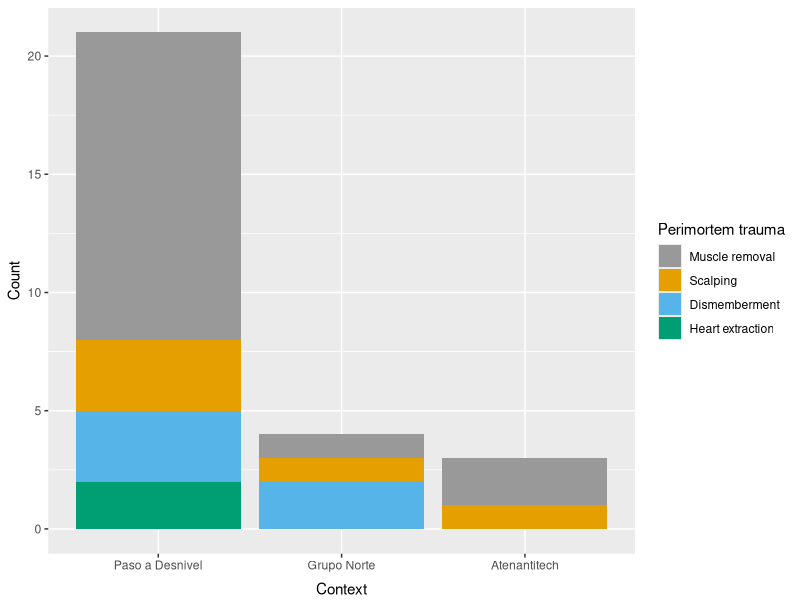
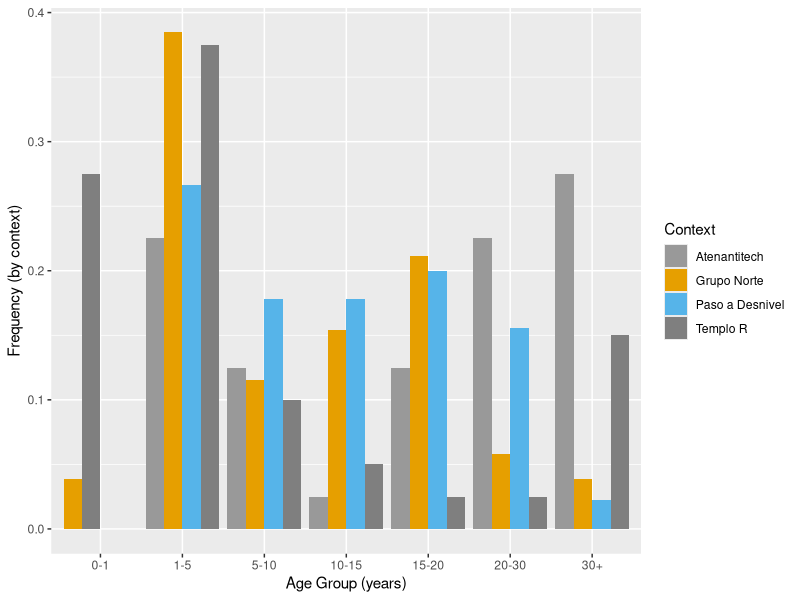
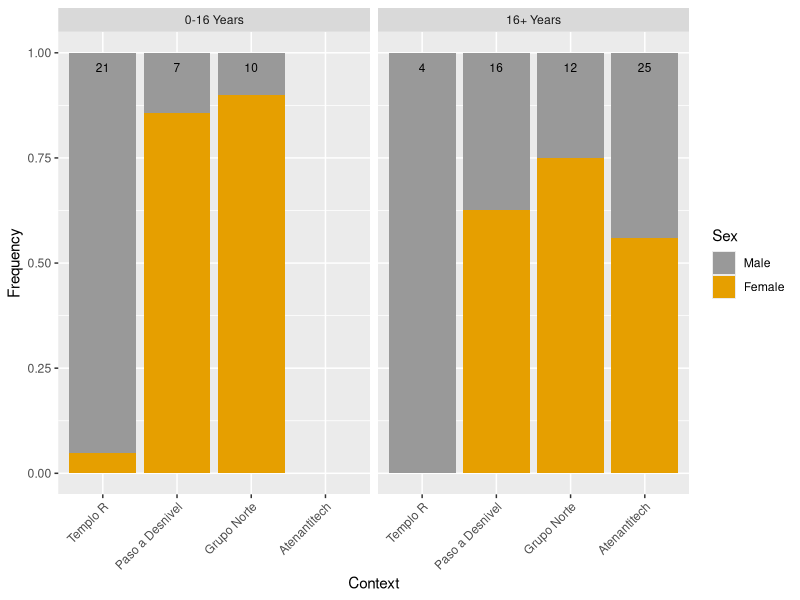
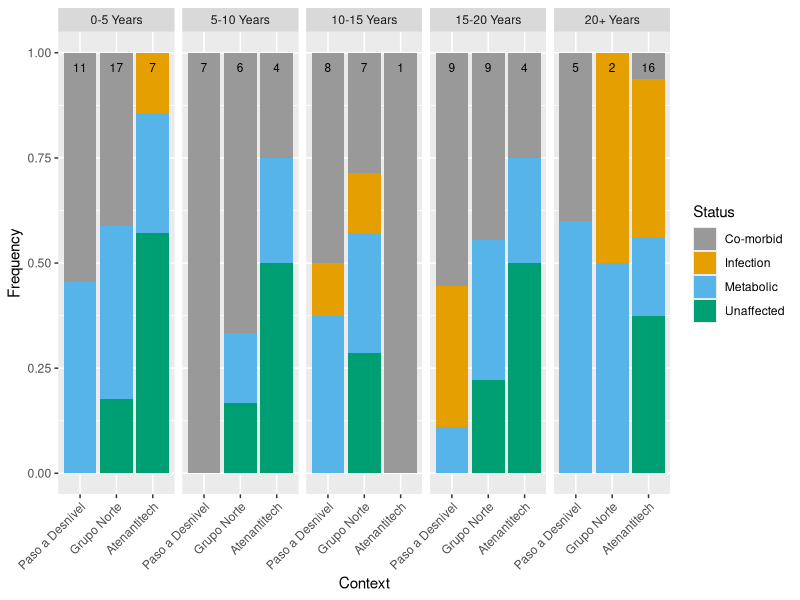
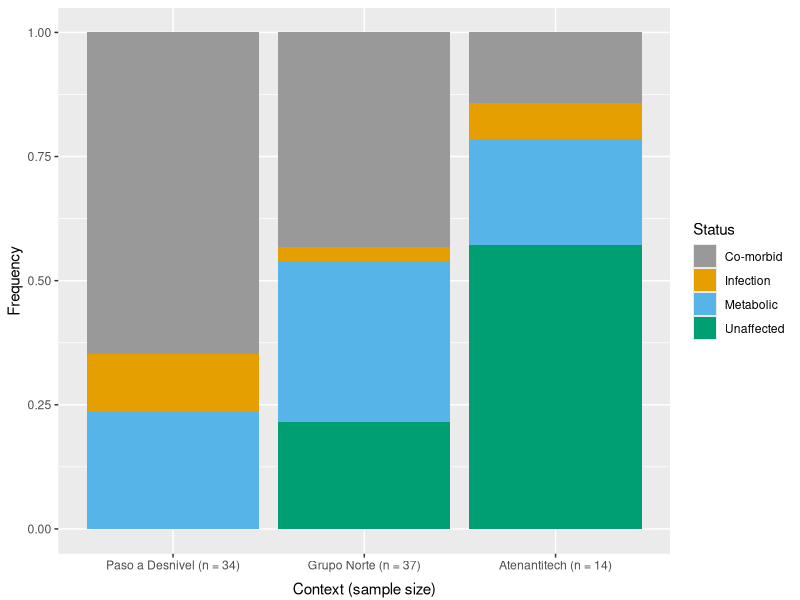

Write the R code that produced these figures, in order.
#read in data table
TLT<-read.csv("TLT_analysis_ready.csv", header = T)

#load required libraries
library(ggplot2)
library(tidyr)
library(dplyr)
library(tibble)

# Color blind-friendly palette with grey:
cbp1 <- c("#999999", "#E69F00", "#56B4E9", "#009E73",
          "#F0E442", "#0072B2", "#D55E00", "#CC79A7")

#-------------------------------------------------------------------------------
#Figure 5.
#Age-at-death distribution by context. Individuals from Templo R in the 30+ age 
#category were arbitrarily assigned to this age category because their published 
#age estimates are “adult.” It is possible that some of these individuals belong 
#in the 20-30 age category, so the frequency of 30+ category may be artificially 
#inflated for Templo R. 
#-------------------------------------------------------------------------------

fig5 <- TLT %>% 
  mutate(AgeGroup = cut(Age, 
                        breaks = c(-Inf,1,5,10,15,20,30,Inf), 
                        labels = c("0-1","1-5","5-10","10-15","15-20","20-30","30+"), 
                        right = TRUE, ordered_result = TRUE),
         Context = factor(Context, levels = c("Atenantitech", "Grupo_Norte","Paso_a_desnivel", "Templo-R"))) %>%
  group_by(Context, AgeGroup) %>% #unique combinations of arguments
  dplyr::summarize(count = n()) %>% #creates column AND condenses data into smallest units
  group_by(Context) %>%
  mutate(
    total = sum(count),
    perc = count/total
  ) %>%
  dplyr::ungroup(.) %>%
  ggplot(data, mapping = aes(fill=Context, y=perc, x=AgeGroup)) + 
  geom_bar(position=position_dodge(preserve = "single"), stat="identity") + 
  xlab("Age Group (years)") + ylab("Frequency (by context)") +
  scale_fill_manual(labels = c("Atenantitech", "Grupo Norte", "Paso a Desnivel", "Templo R"),
                    values = cbp1)

#-------------------------------------------------------------------------------
#Figure 7.
#Sex prevalence by context and age category. Sample sizes indicate the number of 
#individuals for which sex assessments were possible. Genetic sex determination 
#of individuals in the 0-16 age category was performed by De La Cruz et al. 
#(2008) (Templo R) and Morales-Arce et al. (2019) (Grupo Norte and Paso a Desnivel). 
#-------------------------------------------------------------------------------

age_variable_names <- c(
  "0-16" = "0-16 Years",
  "16+" = "16+ Years")


fig7SampleSizes <-TLT %>% #sex by age and context, 0-16, 16+
  mutate(AgeGroup = cut(Age, 
                        breaks = c(-Inf,16,Inf), 
                        labels = c("0-16","16+"), 
                        right = TRUE, ordered_result = TRUE),
         Context = factor(Context, levels = c("Ehecatl-Quetzalcoatl", "Paso_a_desnivel", "Grupo_Norte", "Atenantitech")),
         Sex = factor(TLT$Sex,
                      levels = c(0,1,NA),
                      labels = c("Male", "Female"))) %>%
  filter(!is.na(Sex)) %>%
  group_by(Context, AgeGroup, Sex) %>%
  summarize(count = n()) %>%
  group_by(Context, AgeGroup) %>%
  summarize(total = sum(count))


fig7 <- TLT %>% #sex by age and context, 0-16, 16+
  mutate(AgeGroup = cut(Age, 
                        breaks = c(-Inf,16,Inf), 
                        labels = c("0-16","16+"), 
                        right = TRUE, ordered_result = TRUE),
         Context = factor(Context, levels = c("Ehecatl-Quetzalcoatl", "Paso_a_desnivel", "Grupo_Norte", "Atenantitech")),
         Sex = factor(TLT$Sex,
                      levels = c(0,1,NA),
                      labels = c("Male", "Female"))) %>%
  filter(!is.na(Sex)) %>%
  group_by(Context, AgeGroup, Sex) %>%
  summarize(count = n()) %>%
  group_by(Context, AgeGroup) %>%
  mutate(
    total = sum(count),
    perc = count/total) %>%
  ungroup(.) %>%
  ggplot(., aes(x=Context)) + 
  geom_bar(stat="identity", aes(fill = Sex, y = perc)) + 
  xlab("Context") +
  ylab("Frequency") +
  facet_grid(. ~ AgeGroup, labeller = labeller(
    AgeGroup = age_variable_names
  )) +
  theme(axis.text.x = element_text(angle = 45)) +
  theme(axis.text.x = element_text(vjust=1, hjust = 1)) +
  scale_x_discrete(labels = c("Templo R", "Paso a Desnivel", "Grupo Norte", "Atenantitech")) +
  geom_text(data = fig7SampleSizes, size = 3, aes(y = .965, label = paste(total))) +
  scale_fill_manual(values = cbp1) 

#------------------------------------------------------------------------------
#Figure 8.
#Prevalence of pathology by context across age groups. Sample size is indicated 
#for each context for each age category. Note that there is only one observable 
#individual from Atenantitech for the 10-15 year age category.
#------------------------------------------------------------------------------

#age group labels that will be printed on plot 
age_variable_names <- c(
  "0-5" = "0-5 Years",
  "5-10" = "5-10 Years",
  "10-15" = "10-15 Years",
  "15-20" = "15-20 Years",
  "20+" = "20+ Years"
)

sample_sizes <- TLT %>%
  mutate(AgeGroup = cut(Age, 
                        breaks = c(-Inf,5,10,15,20,Inf), 
                        labels = c("0-5","5-10","10-15","15-20","20+"),
                        right = TRUE, ordered = TRUE),
         Context = factor(Context, levels = c("Paso_a_desnivel", "Grupo_Norte", "Atenantitech")),
         Metabolic = ifelse(Scurvy == 1 | Anemia == 1, 1, 0)) %>%
  filter(Context != "Ehecatl-Quetzalcoatl", !is.na(Metabolic), !is.na(Infection)) %>%
  group_by(Context, AgeGroup) %>%
  mutate(Status = ifelse(Infection == 1 & Metabolic == 0, "Infection", 
                         ifelse(Metabolic == 1 & Infection == 0, "Metabolic",
                                ifelse(Infection == 1 & Metabolic == 1, "Co-morbid","Unaffected")))) %>%
  group_by(Context, AgeGroup, Status) %>%
  summarize(count = n()) %>%
  group_by(Context, AgeGroup) %>%
  summarize(total = sum(count))

fig8 <- TLT %>%
  mutate(AgeGroup = cut(Age, 
                        breaks = c(-Inf,5,10,15,20,Inf), 
                        labels = c("0-5","5-10","10-15","15-20","20+")),
         Context = factor(Context, levels = c("Paso_a_desnivel", "Grupo_Norte", "Atenantitech")),
         Metabolic = ifelse(Scurvy == 1 | Anemia == 1, 1, 0)) %>%
  filter(Context != "Ehecatl-Quetzalcoatl", !is.na(Metabolic), !is.na(Infection)) %>%
  group_by(Context, AgeGroup) %>%
  mutate(Status = ifelse(Infection == 1 & Metabolic == 0, "Infection", 
                         ifelse(Metabolic == 1 & Infection == 0, "Metabolic",
                                ifelse(Infection == 1 & Metabolic == 1, "Co-morbid","Unaffected")))) %>%
  group_by(Context, AgeGroup, Status) %>%
  summarize(count = n()) %>%
  group_by(Context, AgeGroup) %>%
  mutate(
    total = sum(count),
    perc = count/total
  ) %>%
  ungroup(.) %>%
  ggplot(., aes(x=Context)) + 
  geom_bar(stat = "identity", aes(fill=Status, y=perc)) + 
  xlab("Context") +
  ylab("Frequency") +
  facet_grid(.~ AgeGroup, labeller = labeller(
    AgeGroup = age_variable_names
  )) +
  theme(axis.text.x = element_text(angle = 45)) +
  theme(axis.text.x = element_text(vjust=1, hjust = 1)) +
  scale_x_discrete(labels = c("Paso a Desnivel", "Grupo Norte", "Atenantitech")) +
  geom_text(data = sample_sizes, size = 3, aes(y = .965, label = paste(total))) +
  scale_fill_manual(values = cbp1)

#------------------------------------------------------------------------------
#Figure 9.
#Prevalence of pathology in individuals younger than 20 years by context
#------------------------------------------------------------------------------

fig9 <- TLT %>%
  filter(Age < 20) %>%
  mutate(Context = factor(Context, levels = c("Paso_a_desnivel", "Grupo_Norte", "Atenantitech")),
         Metabolic = ifelse(Scurvy == 1 | Anemia == 1, 1, 0)) %>%
  filter(Context != "Ehecatl-Quetzalcoatl", !is.na(Metabolic), !is.na(Infection)) %>%
  mutate(Status = ifelse(Infection == 1 & Metabolic == 0, "Infection", 
                         ifelse(Metabolic == 1 & Infection == 0, "Metabolic",
                                ifelse(Infection == 1 & Metabolic == 1, "Co-morbid","Unaffected")))) %>%
  group_by(Context, Status) %>%
  summarize(count = n()) %>%
  mutate(
    total = sum(count),
    perc = count/total
  ) %>%
  ungroup(.) %>%
  ggplot(data, mapping = aes(fill=Status, y=perc, x=Context)) + 
  geom_bar(stat="identity") + 
  xlab("Context (sample size)") +
  ylab("Frequency") +
  scale_x_discrete(labels = c("Paso a Desnivel (n = 34)", "Grupo Norte (n = 37)", "Atenantitech (n = 14)")) +
  theme(axis.text.x = element_text(angle = 0), axis.title.x = element_text(vjust = -.5)) +
  scale_fill_manual(values = cbp1)

#-------------------------------------------------
#Figure 10
#Count of each type of perimortem trauma by context. Some individuals are 
#represented more than once because they had more than one type of 
#peri-postmortem trauma.
#-------------------------------------------------

fig10 <- TLT %>%
  mutate(Context = factor(Context, levels = c("Paso_a_desnivel", "Grupo_Norte", "Atenantitech"))) %>%
  filter(Context != "Ehecatl-Quetzalcoatl") %>%
  group_by(Context) %>%
  summarize_at(vars(Scalping, Muscle_removal, Heart_extraction, Dismemberment), list(~ sum(., na.rm = TRUE))) %>%
  pivot_longer(!Context, names_to = "Trauma", values_to = "Count") %>%
  mutate(Trauma = factor(Trauma, levels = c("Muscle_removal", "Scalping","Dismemberment", "Heart_extraction"))) %>%
  ggplot(., mapping = aes(fill=Trauma, y=Count, x=Context)) + 
  geom_bar(stat="identity") + # position = position_dodge()) remove position argument to stack data
  xlab("Context") +
  ylab("Count") +
  theme(axis.text.x = element_text(angle = 0), axis.title.x = element_text(vjust = -.5)) +
  scale_fill_manual(name = "Perimortem trauma", labels = c("Muscle removal", "Scalping", "Dismemberment", "Heart extraction"),
                    values = cbp1) +
  scale_x_discrete(labels = c("Paso a Desnivel", "Grupo Norte", "Atenantitech"))
